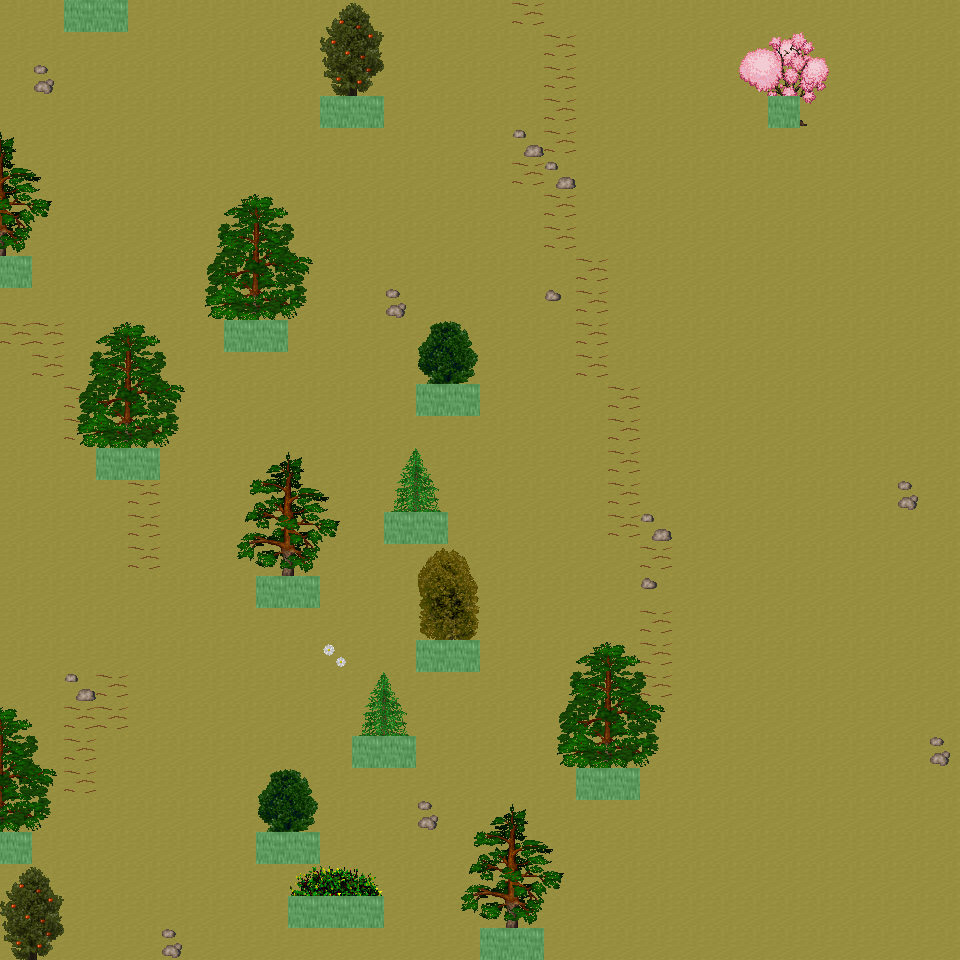

The image is a tile-based game level rendered from a .tmx file. Its description and source (layers, tilesets, objects; grid data summarised) follow:
An orthogonal 30x30 tile map with 32x32 px tiles, 6 tile layers (Ground, Object, Object2, Above, ...), 34 tilesets and 8 objects (8x mapExit).

<map version="1.0" orientation="orthogonal" renderorder="right-down" width="30" height="30" tilewidth="32" tileheight="32" nextobjectid="9">
  <tileset firstgid="1" name="tileset_ground_ground" tilewidth="32" tileheight="32" tilecount="33" columns="3">
    <image source="../drawable/tileset_ground_ground.png" width="96" height="352" />
  </tileset>
  <tileset firstgid="34" name="tileset_ground_rock_pebbles" tilewidth="32" tileheight="32" tilecount="3" columns="1">
    <image source="../drawable/tileset_ground_rock_pebbles.png" width="32" height="96" />
  </tileset>
  <tileset firstgid="37" name="tileset_ground_grass_edges" tilewidth="32" tileheight="32" tilecount="36" columns="12">
    <image source="../drawable/tileset_ground_grass_edges.png" width="384" height="96" />
  </tileset>
  <tileset firstgid="73" name="tileset_plant_flower_daisy_white" tilewidth="32" tileheight="32" tilecount="8" columns="2">
    <image source="../drawable/tileset_plant_flower_daisy_white.png" width="64" height="128" />
  </tileset>
  <tileset firstgid="81" name="tileset_ground_ridge_earth_dark" tilewidth="32" tileheight="32" tilecount="96" columns="12">
    <image source="../drawable/tileset_ground_ridge_earth_dark.png" width="384" height="256" />
  </tileset>
  <tileset firstgid="177" name="tileset_plant_grasses" tilewidth="32" tileheight="32" tilecount="6" columns="3">
    <image source="../drawable/tileset_plant_grasses.png" width="96" height="64" />
  </tileset>
  <tileset firstgid="183" name="tileset_ground_earth_edges" tilewidth="32" tileheight="32" tilecount="18" columns="6">
    <image source="../drawable/tileset_ground_earth_edges.png" width="192" height="96" />
  </tileset>
  <tileset firstgid="201" name="tileset_item_statue_green_stone_3" tilewidth="32" tileheight="32" tilecount="3" columns="1">
    <image source="../drawable/tileset_item_statue_green_stone_3.png" width="32" height="96" />
  </tileset>
  <tileset firstgid="204" name="tileset_ground_rock_rocks_2" tilewidth="32" tileheight="32" tilecount="4" columns="2">
    <image source="../drawable/tileset_ground_rock_rocks_2.png" width="64" height="64" />
  </tileset>
  <tileset firstgid="208" name="tileset_item_corpse_huge_animal" tilewidth="32" tileheight="32" tilecount="16" columns="2">
    <image source="../drawable/tileset_item_corpse_huge_animal.png" width="64" height="256" />
  </tileset>
  <tileset firstgid="224" name="tileset_item_statue_green_stone" tilewidth="32" tileheight="32" tilecount="12" columns="4">
    <image source="../drawable/tileset_item_statue_green_stone.png" width="128" height="96" />
  </tileset>
  <tileset firstgid="236" name="tileset_logic_creature_animal" tilewidth="32" tileheight="32" tilecount="32" columns="8">
    <image source="../drawable/tileset_logic_creature_animal.png" width="256" height="128" />
  </tileset>
  <tileset firstgid="268" name="tileset_logic_collision" tilewidth="32" tileheight="32" tilecount="1" columns="1">
    <image source="../drawable/tileset_logic_collision.png" width="32" height="32" />
  </tileset>
  <tileset firstgid="269" name="tileset_plant_tree_taller_trees" tilewidth="32" tileheight="32" tilecount="32" columns="8">
    <image source="../drawable/tileset_plant_tree_taller_trees.png" width="256" height="128" />
  </tileset>
  <tileset firstgid="301" name="tileset_plant_tree_spruce" tilewidth="32" tileheight="32" tilecount="6" columns="2">
    <image source="../drawable/tileset_plant_tree_spruce.png" width="64" height="96" />
  </tileset>
  <tileset firstgid="307" name="tileset_plant_bush_bush_mult_colored" tilewidth="32" tileheight="32" tilecount="6" columns="3">
    <image source="../drawable/tileset_plant_bush_bush_mult_colored.png" width="96" height="64" />
  </tileset>
  <tileset firstgid="313" name="tileset_plant_bush_bush_pinks" tilewidth="32" tileheight="32" tilecount="4" columns="2">
    <image source="../drawable/tileset_plant_bush_bush_pinks.png" width="64" height="64" />
  </tileset>
  <tileset firstgid="317" name="tileset_plant_flower_flower_bed_1" tilewidth="32" tileheight="32" tilecount="35" columns="7">
    <image source="../drawable/tileset_plant_flower_flower_bed_1.png" width="224" height="160" />
  </tileset>
  <tileset firstgid="352" name="tileset_plant_flower_small_flower_bed" tilewidth="32" tileheight="32" tilecount="12" columns="3">
    <image source="../drawable/tileset_plant_flower_small_flower_bed.png" width="96" height="128" />
  </tileset>
  <tileset firstgid="364" name="tileset_plant_flower_small_flower_bed_2" tilewidth="32" tileheight="32" tilecount="12" columns="3">
    <image source="../drawable/tileset_plant_flower_small_flower_bed_2.png" width="96" height="128" />
  </tileset>
  <tileset firstgid="376" name="tileset_furniture_chair_bench_wooden" tilewidth="32" tileheight="32" tilecount="8" columns="2">
    <image source="../drawable/tileset_furniture_chair_bench_wooden.png" width="64" height="128" />
  </tileset>
  <tileset firstgid="384" name="tileset_building_decoration_pool" tilewidth="32" tileheight="32" tilecount="9" columns="3">
    <image source="../drawable/tileset_building_decoration_pool.png" width="96" height="96" />
  </tileset>
  <tileset firstgid="393" name="tileset_building_decoration_stone_details" tilewidth="32" tileheight="32" tilecount="4" columns="2">
    <image source="../drawable/tileset_building_decoration_stone_details.png" width="64" height="64" />
  </tileset>
  <tileset firstgid="397" name="tileset_building_decoration_orbpedestal" tilewidth="32" tileheight="32" tilecount="2" columns="1">
    <image source="../drawable/tileset_building_decoration_orbpedestal.png" width="32" height="64" />
  </tileset>
  <tileset firstgid="399" name="tileset_object_birds" tilewidth="32" tileheight="32" tilecount="4" columns="2">
    <image source="../drawable/tileset_object_birds.png" width="64" height="64" />
  </tileset>
  <tileset firstgid="403" name="tileset_building_gazebo" tilewidth="32" tileheight="32" tilecount="21" columns="3">
    <image source="../drawable/tileset_building_gazebo.png" width="96" height="224" />
  </tileset>
  <tileset firstgid="424" name="tileset_ground_green_paving" tilewidth="32" tileheight="32" tilecount="18" columns="3">
    <image source="../drawable/tileset_ground_green_paving.png" width="96" height="192" />
  </tileset>
  <tileset firstgid="442" name="tileset_plant_tree_pine_tree" tilewidth="32" tileheight="32" tilecount="20" columns="4">
    <image source="../drawable/tileset_plant_tree_pine_tree.png" width="128" height="160" />
  </tileset>
  <tileset firstgid="462" name="tileset_plant_tree_pine_tree_1" tilewidth="32" tileheight="32" tilecount="20" columns="4">
    <image source="../drawable/tileset_plant_tree_pine_tree_1.png" width="128" height="160" />
  </tileset>
  <tileset firstgid="482" name="tileset_plant_tree_cherry_blossom_tree" tilewidth="32" tileheight="32" tilecount="9" columns="3">
    <image source="../drawable/tileset_plant_tree_cherry_blossom_tree.png" width="96" height="96" />
  </tileset>
  <tileset firstgid="491" name="tileset_logic_item_fruits" tilewidth="32" tileheight="32" tilecount="10" columns="10">
    <image source="../drawable/tileset_logic_item_fruits.png" width="256" height="64" />
  </tileset>
  <tileset firstgid="501" name="tileset_plant_bushes_and_trees" tilewidth="32" tileheight="32" tilecount="144" columns="16">
    <image source="../drawable/tileset_plant_bushes_and_trees.png" width="512" height="289" />
  </tileset>
  <tileset firstgid="645" name="tileset_plant_bush_leafy" tilewidth="32" tileheight="32" tilecount="48" columns="8">
    <image source="../drawable/tileset_plant_bush_leafy.png" width="256" height="192" />
  </tileset>
  <tileset firstgid="693" name="tileset_plant_bush_flowering" tilewidth="32" tileheight="32" tilecount="72" columns="8">
    <image source="../drawable/tileset_plant_bush_flowering.png" width="256" height="288" />
  </tileset>
  <layer name="Ground" width="30" height="30">
    <data>[900 cells, 900 non-empty, 1 distinct tile ids]</data>
  </layer>
  <layer name="Object" width="30" height="30">
    <data>[900 cells, 77 non-empty, 21 distinct tile ids]</data>
  </layer>
  <layer name="Object2" width="30" height="30">
    <data>[900 cells, 1 non-empty, 1 distinct tile ids]</data>
  </layer>
  <layer name="Above" width="30" height="30">
    <data>[900 cells, 108 non-empty, 61 distinct tile ids]</data>
  </layer>
  <layer name="Above2" width="30" height="30">
    <data>[900 cells, 28 non-empty, 14 distinct tile ids]</data>
  </layer>
  <layer name="Walkable" width="30" height="30">
    <data>[900 cells, 30 non-empty, 1 distinct tile ids]</data>
  </layer>
  <objectgroup name="MapEvents">
    <object id="1" name="north" type="mapExit" x="0" y="0" width="64" height="32">
      <properties>
        <property name="map" value="level_0_x69_y42" />
        <property name="x" value="0" />
        <property name="y" value="28" />
      </properties>
    </object>
    <object id="2" name="north2" type="mapExit" x="128" y="0" width="832" height="32">
      <properties>
        <property name="map" value="level_0_x69_y42" />
        <property name="x" value="4" />
        <property name="y" value="28" />
      </properties>
    </object>
    <object id="3" name="south" type="mapExit" x="0" y="928" width="480" height="32">
      <properties>
        <property name="map" value="level_0_x69_y44" />
        <property name="x" value="0" />
        <property name="y" value="1" />
      </properties>
    </object>
    <object id="4" name="south2" type="mapExit" x="544" y="928" width="416" height="32">
      <properties>
        <property name="map" value="level_0_x69_y44" />
        <property name="x" value="17" />
        <property name="y" value="1" />
      </properties>
    </object>
    <object id="5" name="west" type="mapExit" x="0" y="0" width="32" height="256">
      <properties>
        <property name="map" value="level_0_x68_y43" />
        <property name="x" value="28" />
        <property name="y" value="0" />
      </properties>
    </object>
    <object id="6" name="west2" type="mapExit" x="0" y="288" width="32" height="544">
      <properties>
        <property name="map" value="level_0_x68_y43" />
        <property name="x" value="28" />
        <property name="y" value="9" />
      </properties>
    </object>
    <object id="7" name="west3" type="mapExit" x="0" y="864" width="32" height="96">
      <properties>
        <property name="map" value="level_0_x68_y43" />
        <property name="x" value="28" />
        <property name="y" value="27" />
      </properties>
    </object>
    <object id="8" name="east" type="mapExit" x="928" y="0" width="32" height="960">
      <properties>
        <property name="map" value="level_0_x70_y43" />
        <property name="x" value="1" />
        <property name="y" value="0" />
      </properties>
    </object>
  </objectgroup>
</map>
